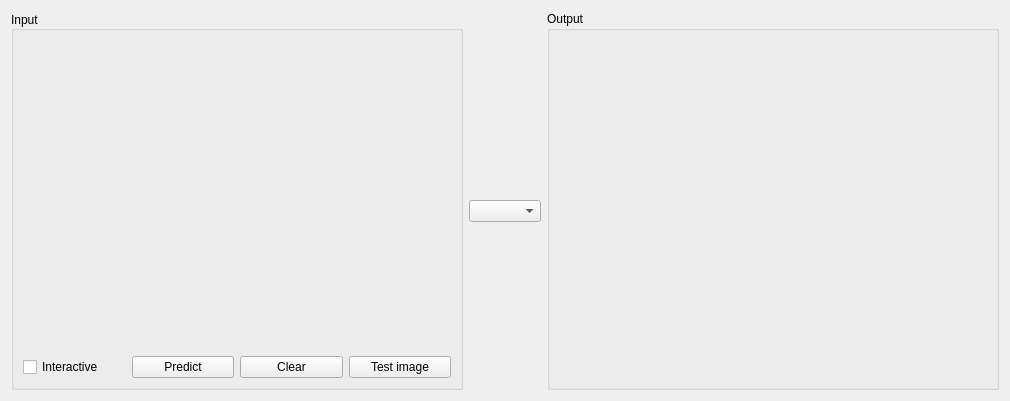
<?xml version="1.0" encoding="UTF-8"?>
<ui version="4.0">
 <class>MainWidget</class>
 <widget class="QWidget" name="MainWidget">
  <property name="geometry">
   <rect>
    <x>0</x>
    <y>0</y>
    <width>1010</width>
    <height>401</height>
   </rect>
  </property>
  <property name="windowTitle">
   <string>MNIST Digit Recognition Visualizer</string>
  </property>
  <property name="windowIcon">
   <iconset resource="resources.qrc">
    <normaloff>:/main.png</normaloff>:/main.png</iconset>
  </property>
  <layout class="QHBoxLayout" name="horizontalLayout" stretch="7,1,7">
   <item>
    <widget class="QGroupBox" name="groupBox">
     <property name="sizePolicy">
      <sizepolicy hsizetype="Preferred" vsizetype="Preferred">
       <horstretch>0</horstretch>
       <verstretch>0</verstretch>
      </sizepolicy>
     </property>
     <property name="title">
      <string>Input</string>
     </property>
     <property name="alignment">
      <set>Qt::AlignLeading|Qt::AlignLeft|Qt::AlignVCenter</set>
     </property>
     <layout class="QVBoxLayout" name="verticalLayout" stretch="12,1">
      <item>
       <layout class="QHBoxLayout" name="horizontalLayout_3">
        <item>
         <spacer name="horizontalSpacer">
          <property name="orientation">
           <enum>Qt::Horizontal</enum>
          </property>
          <property name="sizeHint" stdset="0">
           <size>
            <width>40</width>
            <height>20</height>
           </size>
          </property>
         </spacer>
        </item>
        <item>
         <widget class="DrawInput" name="widgetInputDraw" native="true">
          <property name="CellSize" stdset="0">
           <size>
            <width>10</width>
            <height>10</height>
           </size>
          </property>
          <property name="CellCount" stdset="0">
           <size>
            <width>10</width>
            <height>10</height>
           </size>
          </property>
         </widget>
        </item>
        <item>
         <spacer name="horizontalSpacer_2">
          <property name="orientation">
           <enum>Qt::Horizontal</enum>
          </property>
          <property name="sizeHint" stdset="0">
           <size>
            <width>40</width>
            <height>20</height>
           </size>
          </property>
         </spacer>
        </item>
       </layout>
      </item>
      <item>
       <layout class="QHBoxLayout" name="horizontalLayout_2">
        <item>
         <widget class="QCheckBox" name="checkBoxInteractive">
          <property name="text">
           <string>Interactive</string>
          </property>
         </widget>
        </item>
        <item>
         <widget class="QPushButton" name="pushButtonPredict">
          <property name="text">
           <string>Predict</string>
          </property>
         </widget>
        </item>
        <item>
         <widget class="QPushButton" name="pushButtonClear">
          <property name="text">
           <string>Clear</string>
          </property>
         </widget>
        </item>
        <item>
         <widget class="QPushButton" name="pushButtonSelectFromDataSet">
          <property name="text">
           <string>Test image</string>
          </property>
         </widget>
        </item>
       </layout>
      </item>
     </layout>
    </widget>
   </item>
   <item>
    <layout class="QVBoxLayout" name="verticalLayout_2">
     <property name="sizeConstraint">
      <enum>QLayout::SetMinimumSize</enum>
     </property>
     <item>
      <spacer name="verticalSpacer">
       <property name="orientation">
        <enum>Qt::Vertical</enum>
       </property>
       <property name="sizeHint" stdset="0">
        <size>
         <width>20</width>
         <height>40</height>
        </size>
       </property>
      </spacer>
     </item>
     <item>
      <widget class="QLabel" name="label">
       <property name="text">
        <string/>
       </property>
       <property name="pixmap">
        <pixmap resource="resources.qrc">:/brain.png</pixmap>
       </property>
       <property name="scaledContents">
        <bool>false</bool>
       </property>
       <property name="alignment">
        <set>Qt::AlignCenter</set>
       </property>
      </widget>
     </item>
     <item>
      <widget class="QComboBox" name="comboBoxModel">
       <property name="toolTip">
        <string>Select model</string>
       </property>
      </widget>
     </item>
     <item>
      <spacer name="verticalSpacer_2">
       <property name="orientation">
        <enum>Qt::Vertical</enum>
       </property>
       <property name="sizeHint" stdset="0">
        <size>
         <width>20</width>
         <height>40</height>
        </size>
       </property>
      </spacer>
     </item>
    </layout>
   </item>
   <item>
    <widget class="QGroupBox" name="groupBox_2">
     <property name="title">
      <string>Output</string>
     </property>
     <layout class="QVBoxLayout" name="verticalLayout_3">
      <item>
       <widget class="HistogramWidget" name="widgetHistogram" native="true"/>
      </item>
     </layout>
    </widget>
   </item>
  </layout>
 </widget>
 <customwidgets>
  <customwidget>
   <class>DrawInput</class>
   <extends>QWidget</extends>
   <header>DrawInput.h</header>
   <container>1</container>
  </customwidget>
  <customwidget>
   <class>HistogramWidget</class>
   <extends>QWidget</extends>
   <header>HistogramWidget.h</header>
   <container>1</container>
  </customwidget>
 </customwidgets>
 <resources>
  <include location="resources.qrc"/>
 </resources>
 <connections/>
</ui>
